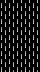

A level layout from a 2D game, rendered from its tile map. Below: a short description, then the map file with tile-grid data replaced by summaries:
An orthogonal 5x9 tile map with 8x8 px tiles, 1 tile layer (Tile Layer 1).

<map version="1.0" orientation="orthogonal" renderorder="right-down" width="5" height="9" tilewidth="8" tileheight="8" nextobjectid="1">
 <tileset firstgid="1" name="atlas" tilewidth="8" tileheight="8">
  <image source="../atlas.bmp" trans="ff00ff" width="256" height="256" />
  <tile id="128">
   <animation>
    <frame tileid="128" duration="100" />
    <frame tileid="129" duration="100" />
    <frame tileid="130" duration="100" />
    <frame tileid="131" duration="100" />
   </animation>
  </tile>
  <tile id="129">
   <animation>
    <frame tileid="129" duration="100" />
    <frame tileid="130" duration="100" />
    <frame tileid="131" duration="100" />
    <frame tileid="128" duration="100" />
   </animation>
  </tile>
  <tile id="130">
   <animation>
    <frame tileid="130" duration="100" />
    <frame tileid="131" duration="100" />
    <frame tileid="128" duration="100" />
    <frame tileid="129" duration="100" />
   </animation>
  </tile>
  <tile id="131">
   <animation>
    <frame tileid="131" duration="100" />
    <frame tileid="128" duration="100" />
    <frame tileid="129" duration="100" />
    <frame tileid="130" duration="100" />
   </animation>
  </tile>
 </tileset>
 <layer name="Tile Layer 1" width="5" height="9">
  <data>[45 cells, 45 non-empty, 1 distinct tile ids]</data>
 </layer>
</map>
